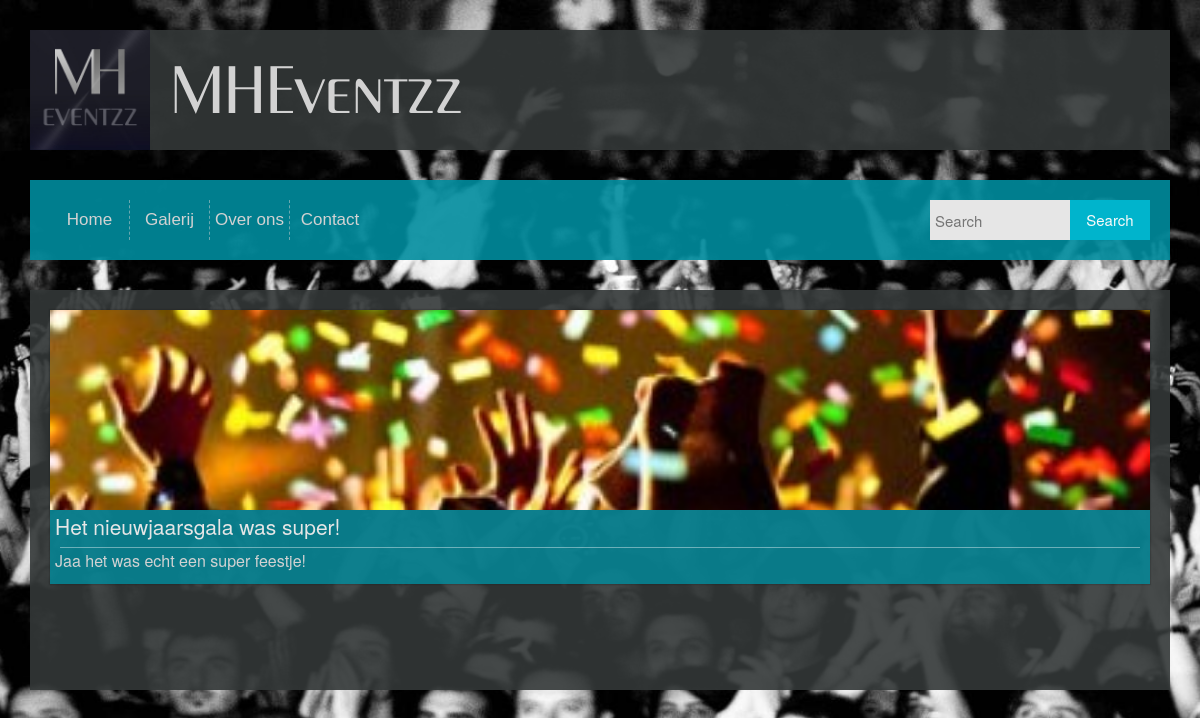
The app's page /nieuws_page.php?id=35 with its own data.
### tables this page shows
CREATE TABLE IF NOT EXISTS `posts` (
  `post_id` int(11) NOT NULL AUTO_INCREMENT,
  `category_id` int(1) NOT NULL,
  `post_title` varchar(255) NOT NULL,
  `post_content` text NOT NULL,
  `post_by` int(11) NOT NULL,
  `post_date` date NOT NULL,
  `post_visible` int(11) NOT NULL,
  `post_img` varchar(300) NOT NULL,
  PRIMARY KEY (`post_id`)
);

### nieuws_page.php (the view, shortened to what this page needs)
<?php
include "top.php";
$post_id = $_GET['id'];
$SQL = "SELECT post_by, category_id, post_title, post_content, category_id, post_img FROM posts WHERE post_id = '" . $post_id . "'";
$result = $connection->query($SQL);
$row = $result->fetch_assoc();
?>
<article class="body-item">
	<div class="row row-eq-height">
         <div class="col-xs-12">
            <div class="box shadow">
            <a class='gal-album-img' href='#' style='background-image:url(<?php echo $row['post_img'] ?>)'></a>
					<div class="box-heading"><?php echo $row['post_title'] ?></div>
                    <div class='hr'></div>
                        <div class='box-body'><?php echo htmlspecialchars_decode($row['post_content']) ?></div>
             </div>
        </div>
    </div>

### CSS/style.css (style rules this page uses)
html { width: 100%; height: 100%; }
body { width: 100%; height: 100%; background: url("../IMG/crowd.jpg"); -o-background-size: cover !important; -moz-background-size: cover !important; -webkit-background-size: cover !important; background-size: cover !important; background-repeat: no-repeat; background-position: center; background-attachment: fixed; }
.body-item { margin-top: 30px; }
.body-item:last-child { margin-top: 30px; margin-bottom: 30px; }
.shadow { box-shadow: 0px 0px 1px 1px rgba(20,20,20,0.2); }
article { background-color: rgba(52,56,56,0.9); min-height: 400px; box-sizing: border-box; padding: 20px; padding-top: 0px; }
@media (min-width: 992px) { .box { display: block; min-height: 100px; background-color: rgba(0,140,158,0.8); overflow: hidden; margin-top: 20px; } }
.box-heading { display: inline-block; color: rgb(230,230,230); font-size: 21px; line-height: 23px; box-sizing: border-box; overflow: hidden; padding: 5px; }
.hr { height: 1px; width: calc(100% - 20px); background: rgba(255,255,255,0.4); margin: auto; }
.box-body { display: inline-block; color: rgb(210,210,210); font-size: 16px; line-height: 16px; box-sizing: border-box; padding: 5px; }
.gal-album-img { display: block; background: url(../IMG/logo.jpg) no-repeat center center; -webkit-background-size: cover; -moz-background-size: cover; -o-background-size: cover; background-size: cover; height: 200px; position: relative; }

### records on screen
posts: post_img (picture), post_title "Het nieuwjaarsgala was super!", post_content "Jaa het was echt een super feestje!"
